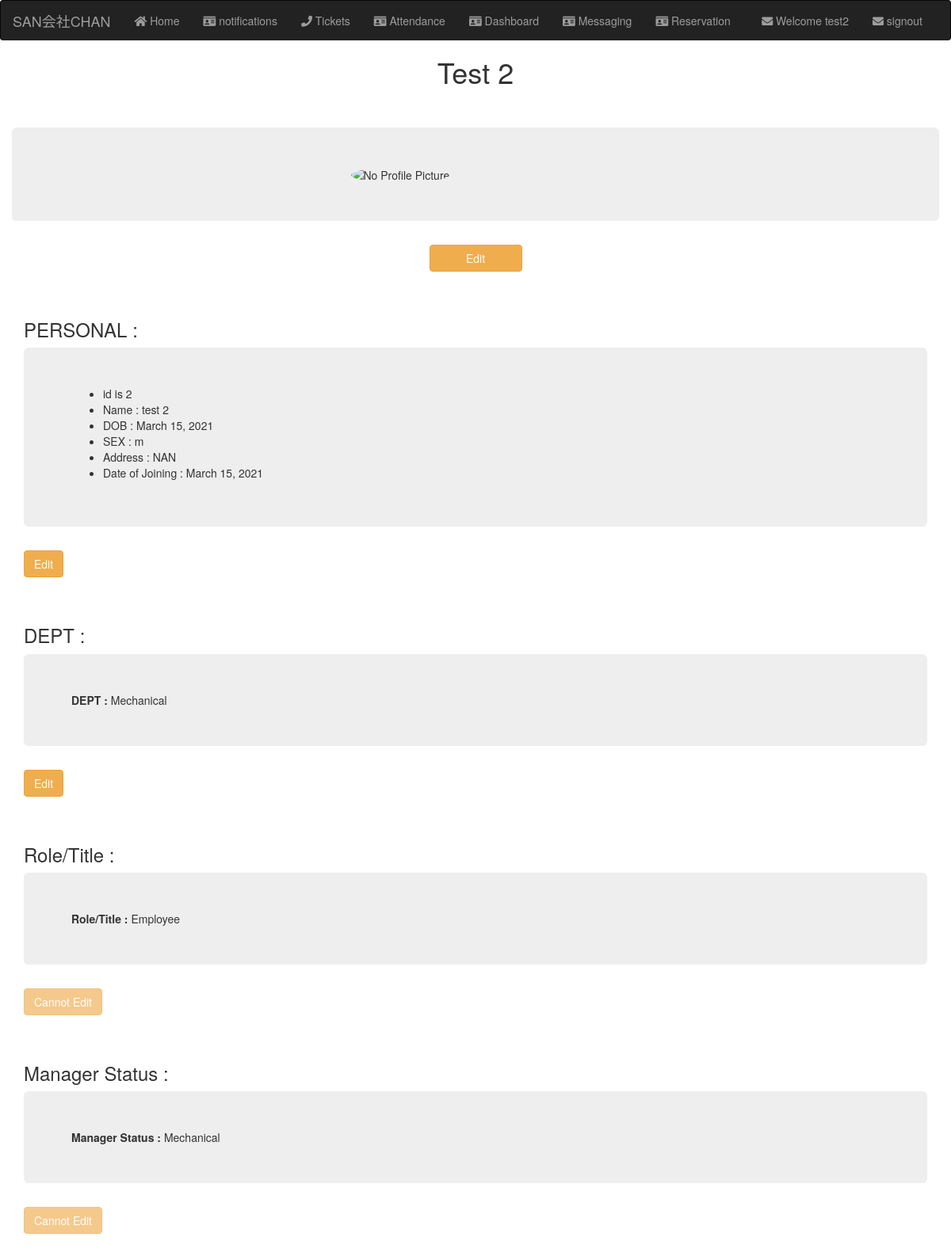
The page /profile (signed in) on the database its author committed.
### structure/models.py (models this page shows, shortened)
class Employee(models.Model):
    user_profile = models.ForeignKey(user_profile, on_delete=models.CASCADE, null=True, blank=True )
    emp_no = models.IntegerField( primary_key=True)
    birth_date = models.DateField()
    first_name = models.CharField(max_length=14 , help_text="This is the grey text")
    last_name = models.CharField(max_length=16)
    gender = models.CharField(max_length=1)
    hire_date = models.DateField()
    address = models.TextField(max_length=100, blank = True, null=True, default="NAN")
    class Meta:
        verbose_name = ('employee')
        verbose_name_plural = ('employees')
    def __str__(self):
        return "{} {}".format(self.first_name, self.last_name)

class DeptEmp(models.Model):
    employee = models.ForeignKey('Employee', on_delete=models.CASCADE, db_column='emp_no', verbose_name=('employee'))
    department = models.ForeignKey(Department, on_delete=models.CASCADE, db_column='dept_no', verbose_name=('department'))
    from_date = models.DateField()
    to_date = models.DateField(blank=True, null=True)
    class Meta:
        verbose_name = ('department employee')
        verbose_name_plural = ('department employees')
        db_table = 'dept_emp'

class Department(models.Model):
    dept_no = models.CharField(primary_key=True, max_length=4)
    dept_name = models.CharField(unique=True, max_length=40)
    class Meta:
        verbose_name = ('department')
        verbose_name_plural = ('departments')
        ordering = ['dept_no']
    def __str__(self):
        return self.dept_name

class DeptManager(models.Model):
    employee = models.ForeignKey('Employee', on_delete=models.CASCADE, db_column='emp_no', verbose_name=('employee'))
    department = models.ForeignKey(Department, on_delete=models.CASCADE, db_column='dept_no', verbose_name=('department'))
    from_date = models.DateField()
    to_date = models.DateField(null=True,blank=True)
    class Meta:
        verbose_name = ('department manager')
        verbose_name_plural = ('department managers')
        ordering = ['-from_date']
    def __str__(self):
        return "{} - {}".format(self.employee, self.department)

### homepage/views.py (the view)
# urls.py: path('profile', views.profile , name = "profile"),
def profile(request):
    curr_user = request.user
    employee = Employee.objects.get(user_profile__email = curr_user.email)
    dept = DeptEmp.objects.get(employee__user_profile__email = curr_user.email)
    profilepicture = user_profile.objects.get(email=curr_user.email)
    print('i am the profile pic ', profilepicture.profile_picture)
    try:
        title = Title.objects.get(employee__user_profile__email = curr_user.email)
    except:
        title = "Employee"
    manager_status = get_or_none(DeptManager,employee__user_profile__email = curr_user.email)
    print(manager_status)
    return render(request,'landing/profile.html', {'emp' : employee, 'dept' : dept, 'title' : title , 'manager_status' : manager_status , 'pp':profilepicture})

### homepage/views.py (called while the page is built)
def get_or_none(model, **kwargs):
    try:
        return model.objects.get(**kwargs)
    except model.DoesNotExist:
        return None

### templates/landing/profile.html (shortened to what this page needs)
<!DOCTYPE html>
{% extends "base.html" %}
{% load static %}
{% block body %}
<h1 style="text-align: center; text-transform: capitalize; ">{{emp}}</h1>
<br><br>
<div class="jumbotron">
    <img class="profile-picture" src="media/{{pp.profile_picture}}" alt="No Profile Picture">
</div>
<div>
    <a href=" {% url 'homepage:updateprofile' pk=pp.id %} "><button class = "btn btn-warning profilebutton">Edit</button></a>
</div>
<br><br>
<div class="container">
    <h3>PERSONAL : </h3>
    <div class="jumbotron">
        <ul>
            <li>id is {{emp.emp_no}}</li>
            <li>Name : {{emp.first_name}} {{emp.last_name}} </li>
            <li>DOB : {{emp.birth_date}} </li>
            <li>SEX : {{emp.gender}}</li>
            <li>Address : {{emp.address}}</li>
            <li>Date of Joining : {{emp.hire_date}}</li>
        </ul>
    </div>
    <a href="{% url 'structure:EmployeeUpdate' pk=emp.emp_no %}">
        <button class="btn btn-warning"> Edit </button>
    </a>
</div>
<br><br>
<div class="container">
    <h3>DEPT : </h3>
    <div class="jumbotron">
        <b>DEPT :  </b>{{ dept.department }}
    </div>
<a href="{% url 'structure:DeptEmpUpdate' pk=dept.id %}">
    <button class="btn btn-warning"> Edit </button>
</a>
</div>
<br><br>
<div class="container">
    <h3>Role/Title : </h3>
    <div class="jumbotron">
        <b>Role/Title :  </b>{{ title.title }}
    </div>
<a href="">
    <button class="btn btn-warning" disabled>Cannot Edit </button>
</a>
</div>
<br><br>
<div class="container">
    <h3>Manager Status : </h3>
    <div class="jumbotron">
        {%if not manager_status%}
        <b>Manager Status :  </b> NONE
        {% else %}
            <b>Manager Status :  </b>{{ manager_status.department }}
        {% endif %}
    </div>
<a href="">
    <button class="btn btn-warning" disabled>Cannot Edit </button>
</a>
</div>
<br><br>
{% endblock %}

### templates/base.html (shortened to what this page needs)
<!DOCTYPE html>
{% load static %}
<html lang="en">
<head>
    <link rel="stylesheet" href="https://maxcdn.bootstrapcdn.com/bootstrap/3.3.7/css/bootstrap.min.css">
    <link rel="stylesheet" href="https://use.fontawesome.com/releases/v5.7.0/css/all.css">
    <link rel="stylesheet" href="{% static 'css/base.css' %}">
</head>
<body>
    <nav class="navbar navbar-inverse " style=" margin-bottom:0px ; border-bottom : 0px;">
        <div class="container-fluid">
            <div class="navbar-header">
                <a class="navbar-brand" href="/">SAN会社CHAN</a>
            </div>
            <ul class="nav navbar-nav">
                <li> <a href="/"> <i class="fa fa-home" aria-hidden="true"> </i>  Home</a> </li>
                <li><a href="{% url 'homepage:notifications' %}"> <i class="fa fa-id-card" aria-hidden="true"></i> notifications</a></li>
                {% if user.is_authenticated %}
                    <li><a href=" {% url 'homepage:tickets' %}"> <i class="fa fa-phone" aria-hidden="true"></i></i> Tickets</a></li>
                    <li><a href="{% url 'attendance:attendance' %}"> <i class="fa fa-id-card" aria-hidden="true"></i> Attendance </a></li>
                    <li><a href="{% url 'dashboard:home' %}"> <i class="fa fa-id-card" aria-hidden="true"></i> Dashboard </a></li>
                    <li><a href="{% url 'messaging:home' %}"> <i class="fa fa-id-card" aria-hidden="true"></i> Messaging </a></li>
                    <li><a href="{% url 'reservation:home' %}"> <i class="fa fa-id-card" aria-hidden="true"></i> Reservation </a></li>
                {% endif %}
            </ul>
            {% if user.is_authenticated %}
            <ul class = "nav navbar-nav navbar-right">
                <li><a href=" {% url 'homepage:profile' %}"> <i class="fa fa-envelope" aria-hidden="true"></i> Welcome {{user.username}} </a></li>
                <li style="padding-right: 20px;"><a href="{% url 'registration:signout' %}"> <i class="fa fa-envelope" aria-hidden="true"></i> signout </a></li>
            {% endif %}
        </div>
    </nav>
    <div class="container base-container" style=" padding:0px ;">
        {% block body %}
        {% endblock %}
    </div>
</body>
</html>

### static/css/base.css (style rules this page uses)
.profile-picture { margin-left: 35%; margin-right: 35%; width : 30%; height : 300px; border-radius: 50%; }
.profilebutton { width: 10%; margin-left: 45%; margin-right: 45%; }

### rows shown on the page
Employee: first_name+last_name "Test 2", emp_no "2", first_name "test", last_name "2", birth_date "March 15, 2021", gender "m", address "NAN", hire_date "March 15, 2021"
DeptEmp: department "Mechanical"
DeptManager: department "Mechanical"

### other values the page prints
{{ user.username }} "test2"
{{ title.title }} "Employee"
